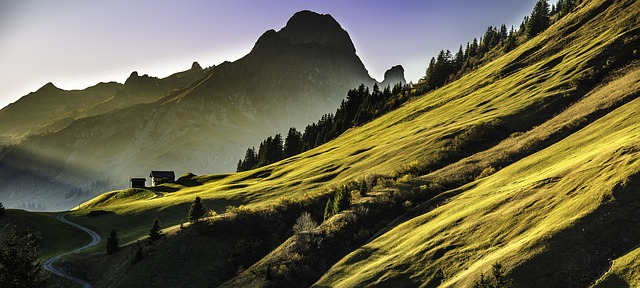
//> input picture OpenCV/landsacape.jpg, 640 x 288 px
$ ./DisplayImage landsacape.jpg   (built with g++ and OpenCV 4)
//> lines starting //> are read from the running program, lines starting //| are printed output that depends on the picture
#include <stdio.h>
#include <opencv2/opencv.hpp>
#include <vector>

using namespace cv;
using namespace std;

int main(int argc, char** argv )
{
    if ( argc != 2 )
    {
        printf("usage: DisplayImage.out <Image_Path>\n");
        return -1;
    }

    Mat image;
    image = imread( argv[1], CV_LOAD_IMAGE_COLOR);
//> image is the input picture: 288 rows x 640 cols, CV_8UC3; mean B, G, R 72.8, 100.7, 106.1

    if ( !image.data )
    {
        printf("No image data \n");
        return -1;
    }
    namedWindow("Display Image", WINDOW_AUTOSIZE );
    imshow("Display Image", image);

    size_t size = image.rows * image.cols * 3;
//> size = 552960

    // [9 lines of commented-out code are left out]

    vector<unsigned char> imageFilter(image.data, image.data + size);
//> imageFilter = 552960 items

    for (size_t i = 0; i < size; i += 3)
    {
      imageFilter[i] = imageFilter[i] * 2;
      imageFilter[i + 1] = imageFilter[i + 1] * 2;
      imageFilter[i + 2] = imageFilter[i + 2] * 2;
    }

    Mat multTwoImage(image.rows, image.cols, CV_8UC3, imageFilter.data());
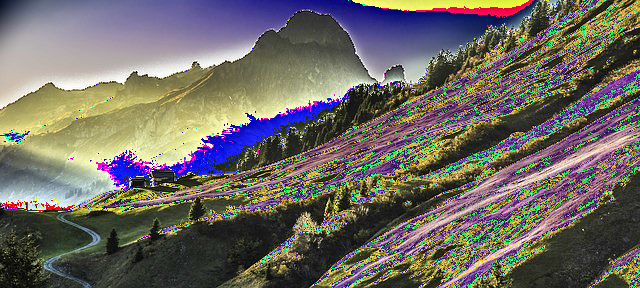
//> multTwoImage: 288 rows x 640 cols, CV_8UC3; mean B, G, R 98.4, 105.6, 110.2
    imshow("Display Image 2", multTwoImage);

    vector<unsigned char> imageGray;
    imageGray.reserve(image.rows * image.cols);

    for (size_t i = 0; i < size; i += 3)
    {
      unsigned char pixel_gray = image.data[i] * 0.0722 +
                                 image.data[i + 1] * 0.7152 +
                                 image.data[i + 2] * 0.2126;
      imageGray.push_back(pixel_gray);
    }
//> this loop made 184320 passes
//> pixel_gray on passes 1 to 3: 133, 134, 136
//> after the loop, imageGray = 184320 items

    Mat grayImage(image.rows, image.cols, CV_8UC1, imageGray.data());
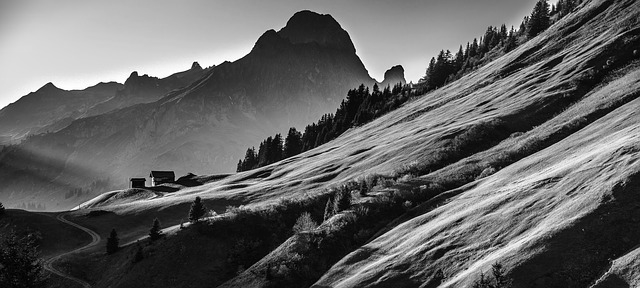
//> grayImage: 288 rows x 640 cols, CV_8UC1; min 0, max 254, mean 99.3
    imshow("Display Image 3", grayImage);

    waitKey(0);

    return 0;
}
